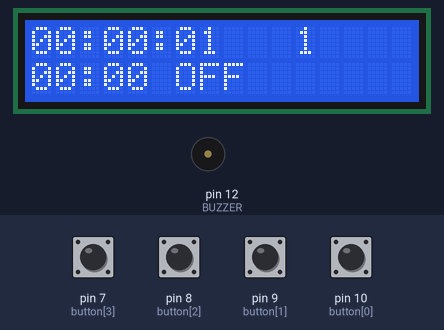
Simulated run of this sketch. Board: Arduino Mega 2560, built with avr-gcc and run on an emulated ATmega2560. On the bench: 16×2 character LCD, buzzer (waves = sounding, pin HIGH). The test bench sets the inputs (shaded band); at power-on: pin 7 (button[3]), pin 8 (button[2]), pin 9 (button[1]), pin 10 (button[0]) HIGH.

Above: at 2.2 s.
2.3 s: pin 7 (button[3]) pulled LOW for 0.15 s
At 3.3 s:
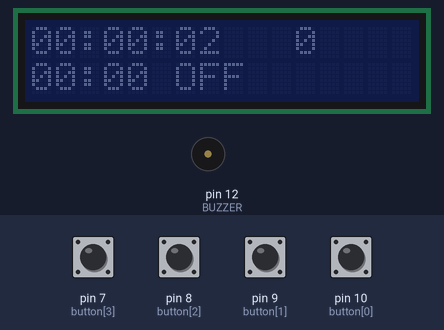
5.4 s: pin 10 (button[0]) pulled LOW for 0.15 s
At 7.0 s:
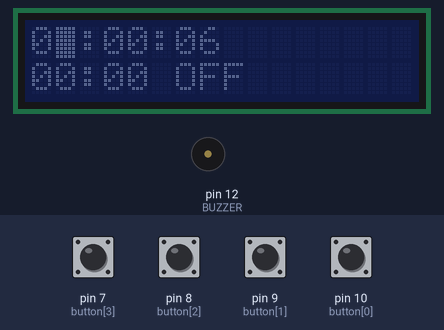
7.1 s: pin 7 (button[3]) pulled LOW for 1 s
At 9.1 s:
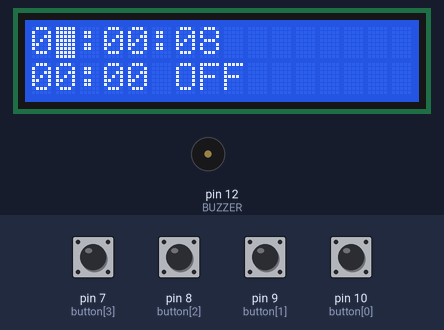
10.1 s: pin 8 (button[2]) pulled LOW for 0.15 s
At 11.4 s:
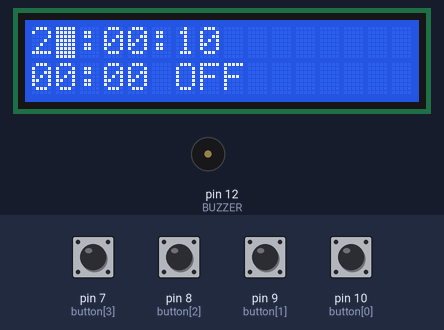
12.1 s: pin 9 (button[1]) pulled LOW for 0.15 s
At 13.3 s:
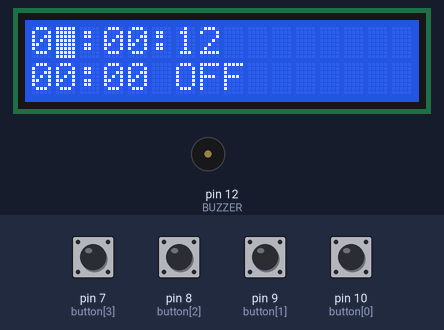
14.1 s: pin 8 (button[2]) pulled LOW for 1 s
At 16.4 s:
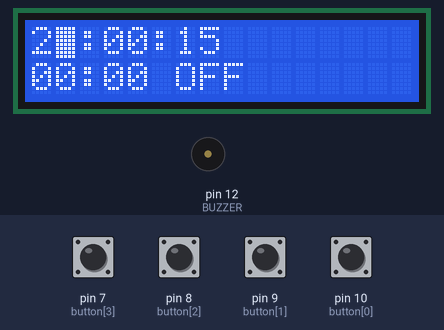
Timing chart, 0 to 17.9 s (numbered marks = the images above; inputs shaded):
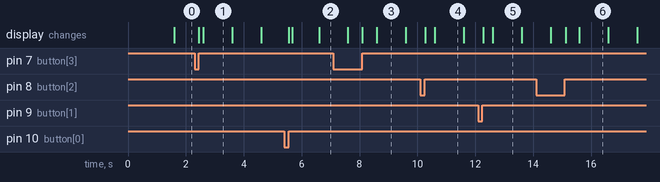

Measured:
- after the input at 2.3 s, the display: first changes after 0.15 s (image 1 shows a later state)
- after the input at 7.1 s, the display: first differs from a run without the input after 1.0 s (image 3 shows a later state)
- what the display in image 1 shows lasts 1.0 s, from 2.6 s to 3.6 s

The sketch:

Alarm.ino
```cpp
#include <TimerOne.h>
#include <Wire.h>
#include <LiquidCrystal_I2C.h>

#define BTN_MODO 0
#define BTN_UP 1
#define BTN_DOWN 2
#define BTN_LIGHT 3

uint8_t button[4] = {
  10, 9, 8, 7
};

#define BUZZER 12

#define S_HOME 0
#define S_SET_CLOCK_HOUR 1
#define S_SET_CLOCK_MINUTES 2
#define S_SET_ALARM_HOUR 3
#define S_SET_ALARM_MINUTES 4
#define S_SET_ALARM_ON_OFF 5
#define STATE_MAX 6

uint8_t state = S_HOME;
uint8_t button_State[4];
LiquidCrystal_I2C lcd(0x27, 16, 2);

int horas = 0;
int minutos = 0;
int segundos = 0;
int horas_alarma = 0;
int minutos_alarma = 0;
bool alarmaOn = false;
bool lightOn = true;
bool actualizar = false;
int contadorLuz = 0;
int contadorAlarma = 0;
char star_time[9] = "00:00:00";

void falling_button();
void Incrementar_Decrementar();
void comprobarBotones();
void CambioHora();

void setup() {
  // put your setup code here, to run once:
  pinMode(button[BTN_MODO], INPUT_PULLUP);
  pinMode(button[BTN_UP], INPUT_PULLUP);
  pinMode(button[BTN_DOWN], INPUT_PULLUP);
  pinMode(button[BTN_LIGHT], INPUT_PULLUP);
  pinMode(BUZZER, OUTPUT);

  button_State[0] = HIGH;
  button_State[1] = HIGH;
  button_State[2] = HIGH;
  button_State[3] = HIGH;

  Serial.begin(9600);
  lcd.init();
  lcd.backlight();
  lcd.print("Prueba Botones");
  delay(500);
  Timer1.initialize(1000000);                //DataShelt, Timer on Arduino Mega
  Timer1.attachInterrupt(ControladorTimer);  //Interrupcion por Timer1
}

void loop() {
  if (Falling_edge(BTN_MODO)) {
    state++;
    state = state % STATE_MAX;
    fijarCursorModo();
  }

  cambioEstados();

  configurarHora();

  if (Falling_edge(BTN_LIGHT)) {
    if (lightOn == false) {
      lcd.backlight();
      contadorLuz = 0;

    } else {
      lcd.noBacklight();
    }
    lightOn = !lightOn;

    if (digitalRead(BUZZER) == HIGH) {
      digitalWrite(BUZZER, LOW);
      contadorAlarma = 0;
    }
  }
}


void ControladorTimer() {
  segundos++;
  if (lightOn == true) {
    contadorLuz++;
  }
  if (digitalRead(BUZZER) == HIGH) {
    contadorAlarma++;
  }
  actualizar = true;
}
```

CambioHora.ino
```cpp
void configurarHora() {
  if (actualizar == true) {
    formatTime();
    estadoAlarma();
    fijarCursorModo();
  }
}
void fijarCursorModo() {

  switch (state) {
    case S_HOME:
      lcd.noBlink();
      lcd.setCursor(11, 0);
      lcd.print(contadorLuz);
      delay(100);
      break;
    case S_SET_CLOCK_HOUR:
      lcd.setCursor(1, 0);
      lcd.blink();
      delay(100);
      break;
    case S_SET_CLOCK_MINUTES:
      lcd.setCursor(4, 0);  //no es (4,0)??
      lcd.blink();
      delay(100);
      break;
    case S_SET_ALARM_HOUR:
      lcd.setCursor(1, 1);
      lcd.blink();
      delay(100);
      break;
    case S_SET_ALARM_MINUTES:
      lcd.setCursor(4, 1);
      lcd.blink();
      delay(100);
      break;
    case S_SET_ALARM_ON_OFF:
      lcd.setCursor(7, 1);
      lcd.blink();
      delay(100);

      break;
  }
}


void formatTime() {

  minutos += segundos / 60;
  segundos = segundos % 60;
  horas += minutos / 60;
  minutos = minutos % 60;
  horas = horas % 24;
  lcd.clear();
  lcd.noBlink();
  lcd.setCursor(0, 0);

  sprintf(star_time, "%02d:%02d:%02d", horas, minutos, segundos);
  lcd.print(star_time);

  lcd.setCursor(0, 1);
  sprintf(star_time, "%02d:%02d", horas_alarma, minutos_alarma);
  lcd.print(star_time);

  actualizar = false;
}

void estadoAlarma() {
  if (alarmaOn == true) {
    if (segundos == 0 && horas == horas_alarma && minutos == minutos_alarma) {
      digitalWrite(BUZZER, HIGH);
    }
    lcd.print(" On");
  } else {
    lcd.print(" OFF");
  }

  if (contadorAlarma == 5) {
    digitalWrite(BUZZER, LOW);
    contadorAlarma = 0;
  }
  if (contadorLuz == 30) {
    lcd.noBacklight();
    lightOn = false;
    contadorLuz = 0;
  }
}
```

Incrementar_Decrementar.ino
```cpp
void incrementarHoras() {
  horas++;
  horas = horas % 24;
  actualizar = true;
}

void decrementarHoras() {
  horas--;
  if (horas < 0) {
    horas = 23;
  }
  actualizar = true;
}

void incrementarMinutos() {
  minutos++;
  minutos = minutos % 60;
  actualizar = true;
}

void decrementarMinutos() {
  minutos--;
  if (minutos < 0) {
    minutos = 59;
  }
  actualizar = true;
}

void incrementarHorasAlarm() {
  horas_alarma++;
  horas_alarma = horas_alarma % 24;
  actualizar = true;
}

void decrementarHorasAlarm() {
  horas_alarma--;
  if (horas_alarma < 0) {
    horas_alarma = 23;
  }
  actualizar = true;
}

void incrementarMinutosAlarm() {
  minutos_alarma++;
  minutos_alarma = minutos_alarma % 60;
  actualizar = true;
}

void decrementarMinutosAlarm() {
  minutos_alarma--;
  if (minutos_alarma < 0) {
    minutos_alarma = 59;
  }
  actualizar = true;
}
```

comprobarBotones.ino
```cpp
void cambioEstados() {
  switch (state) {

    case S_SET_CLOCK_HOUR:
      if (Falling_edge(BTN_UP)) {
        incrementarHoras();
      }
      if (Falling_edge(BTN_DOWN)) {
        decrementarHoras();
      }
      break;
    case S_SET_CLOCK_MINUTES:
      if (Falling_edge(BTN_UP)) {
        incrementarMinutos();
      }
      if (Falling_edge(BTN_DOWN)) {
        decrementarMinutos();
      }
      break;
    case S_SET_ALARM_HOUR:
      if (Falling_edge(BTN_UP)) {
        incrementarHorasAlarm();
      }
      if (Falling_edge(BTN_DOWN)) {
        decrementarHorasAlarm();
      }
      break;
    case S_SET_ALARM_MINUTES:
      if (Falling_edge(BTN_UP)) {
        incrementarMinutosAlarm();
      }
      if (Falling_edge(BTN_DOWN)) {
        decrementarMinutosAlarm();
      }
      break;
    case S_SET_ALARM_ON_OFF:
      if (Falling_edge(BTN_UP)) {
        actualizar = true;

        alarmaOn = !alarmaOn;

        if (alarmaOn) {
          digitalWrite(BUZZER, HIGH);
          delay(100);
          digitalWrite(BUZZER, LOW);
          delay(100);
          digitalWrite(BUZZER, HIGH);
          delay(100);
          digitalWrite(BUZZER, LOW);
        }
      }
      break;
  }
}
```

falling_button.ino
```cpp
uint8_t Falling_edge(int btn) {
  uint8_t newValue = digitalRead(button[btn]);
  uint8_t result = button_State[btn] != newValue && newValue == 1;
  button_State[btn] = newValue;
  if (digitalRead(button[btn]) == LOW) {  //Modificar
    //contadorLuz =0;
  }
  if (result == 1) {
    contadorLuz = 0;
  }

  return result;
}
```
